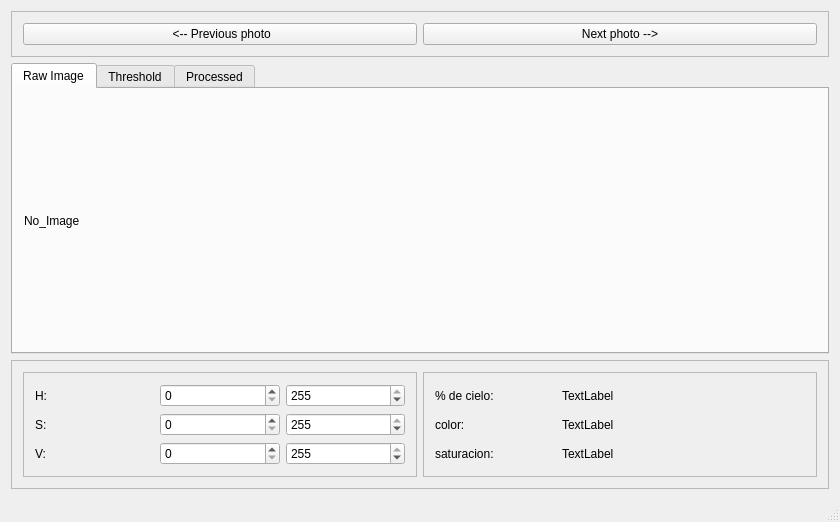
<?xml version="1.0" encoding="UTF-8"?>
<ui version="4.0">
 <class>MainWindow</class>
 <widget class="QMainWindow" name="MainWindow">
  <property name="geometry">
   <rect>
    <x>0</x>
    <y>0</y>
    <width>840</width>
    <height>522</height>
   </rect>
  </property>
  <property name="windowTitle">
   <string>MainWindow</string>
  </property>
  <widget class="QWidget" name="centralWidget">
   <layout class="QGridLayout" name="gridLayout">
    <item row="2" column="0">
     <widget class="QFrame" name="frame">
      <property name="frameShape">
       <enum>QFrame::StyledPanel</enum>
      </property>
      <property name="frameShadow">
       <enum>QFrame::Raised</enum>
      </property>
      <layout class="QGridLayout" name="gridLayout_2">
       <item row="0" column="0">
        <widget class="QFrame" name="frame_2">
         <property name="frameShape">
          <enum>QFrame::StyledPanel</enum>
         </property>
         <property name="frameShadow">
          <enum>QFrame::Raised</enum>
         </property>
         <layout class="QGridLayout" name="gridLayout_3">
          <item row="0" column="0">
           <widget class="QLabel" name="label_2">
            <property name="text">
             <string>H:</string>
            </property>
           </widget>
          </item>
          <item row="0" column="1">
           <widget class="QSpinBox" name="sb_hMin">
            <property name="maximum">
             <number>255</number>
            </property>
           </widget>
          </item>
          <item row="0" column="2">
           <widget class="QSpinBox" name="sb_hMax">
            <property name="maximum">
             <number>255</number>
            </property>
            <property name="value">
             <number>255</number>
            </property>
           </widget>
          </item>
          <item row="1" column="0">
           <widget class="QLabel" name="label_3">
            <property name="text">
             <string>S:</string>
            </property>
           </widget>
          </item>
          <item row="1" column="1">
           <widget class="QSpinBox" name="sb_sMin">
            <property name="maximum">
             <number>255</number>
            </property>
           </widget>
          </item>
          <item row="1" column="2">
           <widget class="QSpinBox" name="sb_sMax">
            <property name="maximum">
             <number>255</number>
            </property>
            <property name="value">
             <number>255</number>
            </property>
           </widget>
          </item>
          <item row="2" column="0">
           <widget class="QLabel" name="label_4">
            <property name="text">
             <string>V:</string>
            </property>
           </widget>
          </item>
          <item row="2" column="1">
           <widget class="QSpinBox" name="sb_vMin">
            <property name="maximum">
             <number>255</number>
            </property>
           </widget>
          </item>
          <item row="2" column="2">
           <widget class="QSpinBox" name="sb_vMax">
            <property name="maximum">
             <number>255</number>
            </property>
            <property name="value">
             <number>255</number>
            </property>
           </widget>
          </item>
         </layout>
        </widget>
       </item>
       <item row="0" column="1">
        <widget class="QFrame" name="frame_3">
         <property name="frameShape">
          <enum>QFrame::StyledPanel</enum>
         </property>
         <property name="frameShadow">
          <enum>QFrame::Raised</enum>
         </property>
         <layout class="QGridLayout" name="gridLayout_7">
          <item row="0" column="0">
           <widget class="QLabel" name="label_7">
            <property name="text">
             <string>% de cielo:</string>
            </property>
           </widget>
          </item>
          <item row="0" column="1" colspan="2">
           <widget class="QLabel" name="l_skyPercent">
            <property name="text">
             <string>TextLabel</string>
            </property>
           </widget>
          </item>
          <item row="1" column="0">
           <widget class="QLabel" name="label_9">
            <property name="text">
             <string>color:</string>
            </property>
           </widget>
          </item>
          <item row="1" column="1" colspan="2">
           <widget class="QLabel" name="l_skyColor">
            <property name="text">
             <string>TextLabel</string>
            </property>
           </widget>
          </item>
          <item row="2" column="0">
           <widget class="QLabel" name="label_11">
            <property name="text">
             <string>saturacion:</string>
            </property>
           </widget>
          </item>
          <item row="2" column="1" colspan="2">
           <widget class="QLabel" name="l_saturation">
            <property name="text">
             <string>TextLabel</string>
            </property>
           </widget>
          </item>
         </layout>
        </widget>
       </item>
      </layout>
     </widget>
    </item>
    <item row="1" column="0">
     <widget class="QTabWidget" name="tabWidget">
      <property name="currentIndex">
       <number>0</number>
      </property>
      <widget class="QWidget" name="tab">
       <attribute name="title">
        <string>Raw Image</string>
       </attribute>
       <layout class="QGridLayout" name="gridLayout_5">
        <item row="0" column="0">
         <widget class="QLabel" name="img_rawImg">
          <property name="text">
           <string>No_Image</string>
          </property>
         </widget>
        </item>
       </layout>
      </widget>
      <widget class="QWidget" name="tab_2">
       <attribute name="title">
        <string>Threshold</string>
       </attribute>
       <layout class="QGridLayout" name="gridLayout_4">
        <item row="0" column="0">
         <widget class="QLabel" name="img_threshold">
          <property name="text">
           <string>TextLabel</string>
          </property>
         </widget>
        </item>
       </layout>
      </widget>
      <widget class="QWidget" name="tab_3">
       <attribute name="title">
        <string>Processed</string>
       </attribute>
       <layout class="QGridLayout" name="gridLayout_6">
        <item row="0" column="0">
         <widget class="QLabel" name="img_processed">
          <property name="text">
           <string>TextLabel</string>
          </property>
         </widget>
        </item>
       </layout>
      </widget>
     </widget>
    </item>
    <item row="0" column="0">
     <widget class="QFrame" name="frame_4">
      <property name="frameShape">
       <enum>QFrame::StyledPanel</enum>
      </property>
      <property name="frameShadow">
       <enum>QFrame::Raised</enum>
      </property>
      <layout class="QGridLayout" name="gridLayout_8">
       <item row="0" column="0">
        <widget class="QPushButton" name="b_previousPhoto">
         <property name="text">
          <string> &lt;-- Previous photo</string>
         </property>
        </widget>
       </item>
       <item row="0" column="1">
        <widget class="QPushButton" name="b_nextPhoto">
         <property name="text">
          <string>Next photo --&gt;</string>
         </property>
        </widget>
       </item>
      </layout>
     </widget>
    </item>
   </layout>
  </widget>
  <widget class="QStatusBar" name="statusBar"/>
 </widget>
 <layoutdefault spacing="6" margin="11"/>
 <resources/>
 <connections/>
</ui>
